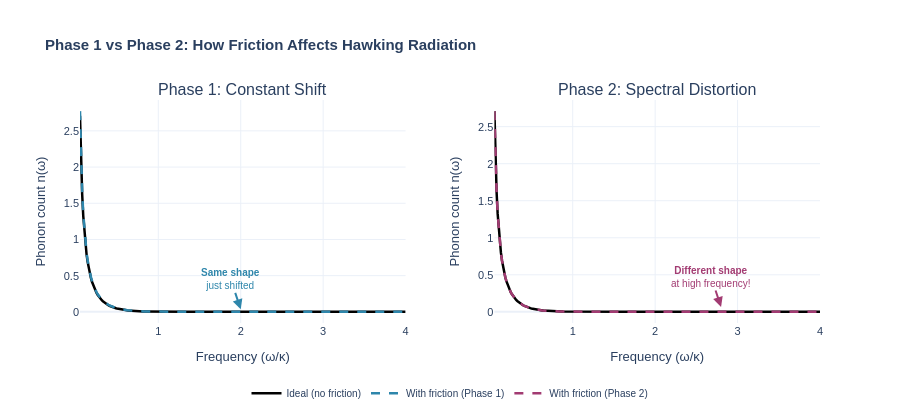

Write notebook code for a chart like this one.
### Markdown cell above
## Part 1: From Temperature Shift to Spectral Shape

### Phase 1 recap: a shifted thermometer

Imagine a light bulb that should glow at exactly 3000K (warm white). Phase 1 found that friction in the quantum fluid shifts the temperature slightly — say to 2999.97K. The bulb still glows with the same smooth spectrum (blackbody curve), just at a marginally different temperature. You'd need an incredibly precise thermometer to notice.

### Phase 2 discovery: the spectrum gets a melody

Phase 2 found something more interesting. At the next level of detail, friction doesn't just shift the temperature — it makes the bulb glow **slightly more blue** at high frequencies and **slightly less red** at low frequencies (or vice versa). The spectrum is no longer a perfect blackbody. It has acquired a subtle **frequency-dependent tilt**.

This tilt grows as the cube of the frequency: δ^(2)(ω) ∝ (ω/κ)³. The higher the frequency, the bigger the effect. This is a **spectral distortion** — a change in shape, not just temperature.

### Why this matters for experiments

A temperature shift requires measuring an **absolute** temperature to extreme precision. But a spectral distortion is a **ratio** between two frequencies — much easier to measure. It's like detecting a room's temperature gradient: just need two ordinary thermometers and compare them.

### Code cell
# ── Figure 1: Phase 1 vs Phase 2 comparison ──
# Side-by-side: constant shift (Phase 1) vs frequency-dependent (Phase 2)

omega = np.linspace(0.05, 4.0, 300)  # Dimensionless frequency (ω/κ)

# Ideal Hawking spectrum: n(ω) = 1 / (exp(2πω) - 1)
n_planck = 1.0 / (np.exp(2 * np.pi * omega) - 1)

# Phase 1: constant shift (exaggerated for visibility)
shift = 0.02  # Exaggerated 50x from realistic ~0.0004
n_phase1 = 1.0 / (np.exp(2 * np.pi * omega / (1 + shift)) - 1)

# Phase 2: frequency-dependent correction with ω³ growth
# δ^(2)(ω) ∝ (ω/κ)³ for a typical second-order EFT correction
delta_omega_2 = shift * (omega / 2.0) ** 3  # Exaggerated same factor
n_phase2 = 1.0 / (np.exp(2 * np.pi * omega / (1 + delta_omega_2)) - 1)

# Create side-by-side comparison
fig1 = make_subplots(
    rows=1,
    cols=2,
    subplot_titles=("Phase 1: Constant Shift", "Phase 2: Spectral Distortion"),
    horizontal_spacing=0.12,
)

# Left: Phase 1
fig1.add_trace(
    go.Scatter(
        x=omega,
        y=n_planck,
        name="Ideal (no friction)",
        line=dict(color="black", width=2.5),
    ),
    row=1,
    col=1,
)
fig1.add_trace(
    go.Scatter(
        x=omega,
        y=n_phase1,
        name="With friction (Phase 1)",
        line=dict(color="#2E86AB", width=2.5, dash="dash"),
    ),
    row=1,
    col=1,
)

# Right: Phase 2
fig1.add_trace(
    go.Scatter(
        x=omega,
        y=n_planck,
        name="Ideal",
        line=dict(color="black", width=2.5),
        showlegend=False,
    ),
    row=1,
    col=2,
)
fig1.add_trace(
    go.Scatter(
        x=omega,
        y=n_phase2,
        name="With friction (Phase 2)",
        line=dict(color="#A23B72", width=2.5, dash="dash"),
    ),
    row=1,
    col=2,
)

# Labels and layout
fig1.update_xaxes(title_text="Frequency (ω/κ)", row=1, col=1)
fig1.update_xaxes(title_text="Frequency (ω/κ)", row=1, col=2)
fig1.update_yaxes(title_text="Phonon count n(ω)", row=1, col=1)
fig1.update_yaxes(title_text="Phonon count n(ω)", row=1, col=2)

fig1.update_layout(
    title_text="<b>Phase 1 vs Phase 2: How Friction Affects Hawking Radiation</b>",
    height=420,
    template="plotly_white",
    font=dict(family="Arial, sans-serif", size=11),
    hovermode="x unified",
    showlegend=True,
    legend=dict(
        x=0.5,
        y=-0.25,
        xanchor="center",
        yanchor="top",
        orientation="h",
        font=dict(size=10),
    ),
)

# Annotations
fig1.add_annotation(
    x=2.0,
    y=0.035,
    text="<b>Same shape</b><br>just shifted",
    showarrow=True,
    arrowhead=2,
    arrowsize=1,
    arrowwidth=2,
    arrowcolor="#2E86AB",
    font=dict(color="#2E86AB", size=10),
    xref="x1",
    yref="y1",
)

fig1.add_annotation(
    x=2.8,
    y=0.065,
    text="<b>Different shape</b><br>at high frequency!",
    showarrow=True,
    arrowhead=2,
    arrowsize=1,
    arrowwidth=2,
    arrowcolor="#A23B72",
    font=dict(color="#A23B72", size=10),
    xref="x2",
    yref="y2",
)

fig1.show()

### Figure 1 — Plotly figure (JSON) as saved in the notebook; plotly's stock layout.template omitted (floating-point values rounded to 4 significant figures; data arrays with more than 128 entries replaced by an {"elided": "..."} marker saying what was removed)
{"data": [{"line": {"color": "black", "width": 2.5}, "name": "Ideal (no friction)", "type": "scatter", "x": {"elided": "300 float values"}, "xaxis": "x", "y": {"elided": "300 float values"}, "yaxis": "y"}, {"line": {"color": "#2E86AB", "dash": "dash", "width": 2.5}, "name": "With friction (Phase 1)", "type": "scatter", "x": {"elided": "300 float values"}, "xaxis": "x", "y": {"elided": "300 float values"}, "yaxis": "y"}, {"line": {"color": "black", "width": 2.5}, "name": "Ideal", "showlegend": false, "type": "scatter", "x": {"elided": "300 float values"}, "xaxis": "x2", "y": {"elided": "300 float values"}, "yaxis": "y2"}, {"line": {"color": "#A23B72", "dash": "dash", "width": 2.5}, "name": "With friction (Phase 2)", "type": "scatter", "x": {"elided": "300 float values"}, "xaxis": "x2", "y": {"elided": "300 float values"}, "yaxis": "y2"}], "layout": {"annotations": [{"font": {"size": 16}, "showarrow": false, "text": "Phase 1: Constant Shift", "x": 0.22, "xanchor": "center", "xref": "paper", "y": 1, "yanchor": "bottom", "yref": "paper"}, {"font": {"size": 16}, "showarrow": false, "text": "Phase 2: Spectral Distortion", "x": 0.78, "xanchor": "center", "xref": "paper", "y": 1, "yanchor": "bottom", "yref": "paper"}, {"arrowcolor": "#2E86AB", "arrowhead": 2, "arrowsize": 1, "arrowwidth": 2, "font": {"color": "#2E86AB", "size": 10}, "showarrow": true, "text": "<b>Same shape</b><br>just shifted", "x": 2, "xref": "x", "y": 0.035, "yref": "y"}, {"arrowcolor": "#A23B72", "arrowhead": 2, "arrowsize": 1, "arrowwidth": 2, "font": {"color": "#A23B72", "size": 10}, "showarrow": true, "text": "<b>Different shape</b><br>at high frequency!", "x": 2.8, "xref": "x2", "y": 0.065, "yref": "y2"}], "font": {"family": "Arial, sans-serif", "size": 11}, "height": 420, "hovermode": "x unified", "legend": {"font": {"size": 10}, "orientation": "h", "x": 0.5, "xanchor": "center", "y": -0.25, "yanchor": "top"}, "showlegend": true, "title": {"text": "<b>Phase 1 vs Phase 2: How Friction Affects Hawking Radiation</b>"}, "xaxis": {"anchor": "y", "domain": [0, 0.44], "title": {"text": "Frequency (ω/κ)"}}, "xaxis2": {"anchor": "y2", "domain": [0.56, 1], "title": {"text": "Frequency (ω/κ)"}}, "yaxis": {"anchor": "x", "domain": [0, 1], "title": {"text": "Phonon count n(ω)"}}, "yaxis2": {"anchor": "x2", "domain": [0, 1], "title": {"text": "Phonon count n(ω)"}}}}
